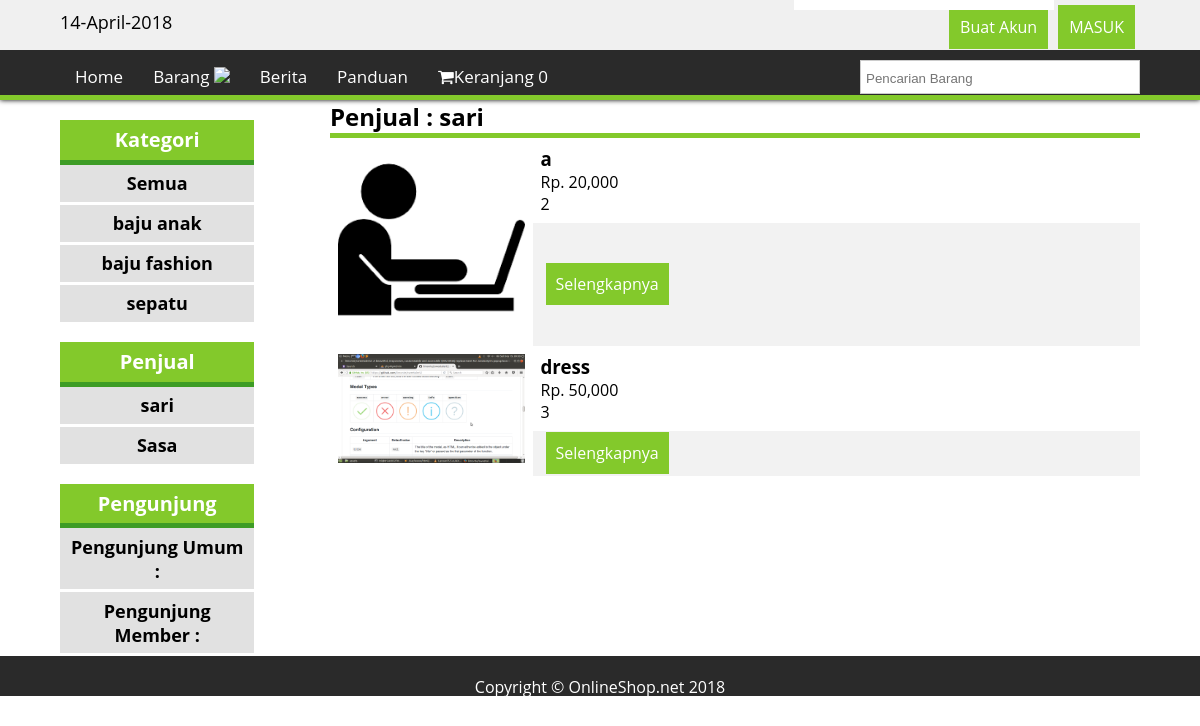
Page /pages/index.php?hal=kat&t=suplier&id_pen=1 on the committed database.
### tables this page shows
CREATE TABLE `tb_penjual` (
  `id_pen` int(11) NOT NULL,
  `penjual` varchar(100) NOT NULL,
  `telp` varchar(20) NOT NULL,
  `ket` text NOT NULL,
  `alamat` varchar(100) NOT NULL
);

CREATE TABLE `tb_barang` (
  `id_barang` int(11) NOT NULL,
  `nama` varchar(100) NOT NULL,
  `id_pen` int(11) NOT NULL,
  `id_kat` int(11) NOT NULL,
  `harga` int(11) NOT NULL,
  `stok` int(11) NOT NULL,
  `deskripsi` text NOT NULL,
  `tags` text NOT NULL,
  `status` varchar(20) NOT NULL,
  `foto` varchar(255) NOT NULL,
  `tanggal` date NOT NULL,
  `ukuran1` varchar(30) NOT NULL,
  `ukuran2` varchar(30) NOT NULL,
  `ukuran3` varchar(30) NOT NULL,
  `ukuran4` varchar(30) NOT NULL
);

CREATE TABLE `tb_kategori` (
  `id_kat` int(11) NOT NULL,
  `kategori` varchar(100) NOT NULL,
  `isparent` int(11) NOT NULL
);

### lib/class-Ff.php (called while the page is built, shortened)
<?php
class Fungsi{
	function get($p,$a=""){
		return isset($_GET["$p"])?$_GET["$p"]:"$a";
	}
	function rp($duit){
		return "Rp. ".number_format($duit);
	}
}
$ff = new Fungsi();
?>

### lib/class-Db.php (called while the page is built, shortened)
<?php
 class Db{
    var $db=null;
    public function __construct()
    {
        try {
            $this->db=new PDO("mysql:host=localhost;dbname=dbpos","root","1234");
            $this->db->setAttribute(PDO::ATTR_ERRMODE,PDO::ERRMODE_EXCEPTION);
        } catch (PDOException $e) {
            die("Connection Error :".$e->getMessage());
        }
    }
    function select($t,$f="*"){
        $query=$this->db->prepare("select $f from $t");
        $query->execute();
        return $query;
    }
}
    $odb=new Db();
?>

### pages/index.php (the view, shortened to what this page needs)
<?php
    include_once "../lib/class-Ff.php";
    include_once "../lib/class-Db.php";
?>
    <!DOCTYPE html>
    <html>
    <head>
        <link rel="stylesheet" type=" text/css" href="../style/format.css">
        <link rel="stylesheet" href="https://maxcdn.bootstrapcdn.com/font-awesome/4.1.0/css/font-awesome.min.css">
        <link rel="stylesheet" type="text/css" href="../style/admin.css">
    </head>
    <body>
        <div class="wrapper">
            <header class="main-header">
                <div class="header2">
                    <div class="batas">
                        <a href="." class="menu_link"> Home </a>
                        <a href="#" class="menu_link" id="bb"> Barang <img src="images/panah.jpg" width="10"> </a>
                        <a href="?hal=dberita" class="menu_link"> Berita</a>
                        <a href="?hal=panduan" class="menu_link"> Panduan</a>
                        <form id="form1" name="form1" method="post" class="cari" action="cari_s.php">
                            <label>
                                <input type="text" name="c" placeholder="Pencarian Barang" class="textcari" id="c">
                            </label>
                        </form>
                        <?php
                            $jumlah=0;
                        ?>
                        <a href="?hal=keranjang" class="menu_link"><i class="fa fa-shopping-cart" aria-hidden="true"></i>Keranjang <?=$jumlah?></a>
                    </div>
                </div>
                <div class="header1">
                    <div class="batas">
                        <span style="float: left; font-size:18px; margin-top: 10px;">
                            <?php
                                echo date("d-F-Y");
                            ?>
                        </span>
                        <?php
                            if (! isset($_SESSION['user'])) {
                        ?>
                        <a href="?hal=buat" class="masuk">MASUK</a>
                        <a href="?hal=buat" class="masuk"> Buat Akun</a>
                        <?php
                            } else {
                        ?>
                        <a href="?hal=akun" id="aa" class="masuk">Menu Akun</a>
                        <a href="logout.php" class="masuk">Logout</a>
                        <?php } ?>
                        <div class="kanan">
                            <div id="akun" style="position: fixed; padding: 5px; width: 260px; z-index: 5, float:right; background: #FFF;">
                            </div>
                        </div>
                    </div>
                </div>
                <div id="men"></div>
            </header>
            <?php
                $hal= $ff->get("hal");
                if ($hal=="") {
                    include_once "home.php";
                } else {
                    include_once "$hal.php";
                }
            ?>
            <aside class="main-sidebar">
                <div class="batas">
                    <div class="kat">
                        <?php
                            if ($hal == "akun") {
                        ?>
                            <h3>Menu Akun</h3>
                            <a href="?hal=profile"><h4>Profile</h4></a>
                            <a href="?hal=pesanan"><h4>Pesanan</h4></a>
                            <a href="?hal=ulasan"><h4>Ulasan</h4></a>
                            <a href="?hal=logout"><h4>Log Out</h4></a>
                        <?php
                            } else {
                        ?>
                            <h3>Kategori</h3>
                            <a href="?hal=kat&t=kategori"><h4>Semua</h4></a>
                            <?php
                                $r = $odb->select("tb_kategori order by id_kat limit 4");
                                while ($a = $r->fetch()) {
                            ?>
                            <a href=".?hal=kat&t=kategori&id_kat=<?php echo $a['id_kat'];?>"><h4><?php echo $a['kategori']; ?></h4></a>
                            <?php } ?>
                            <h3>Penjual</h3>
                            <?php
                                $r = $odb->select("tb_penjual order by id_pen limit 4");
                                while ($a = $r->fetch()) {
                            ?>
                            <a href="?hal=kat&t=suplier&id_pen=<?php echo $a['id_pen'];?>"><h4><?php echo $a['penjual'] ?></h4></a>
                            <?php } ?>
                            <h3>Pengunjung</h3>
                            <h4>Pengunjung Umum : <?php  ?></h4>
                            <h4>Pengunjung Member : <?php  ?></h4>
                        <?php
                            }
                        ?>
                    </div>
                </div>
            </aside>
            <footer id="footer">
                <center>
                    Copyright &copy; OnlineShop.net 2018
                </center>
            </footer>
        </div>
    </body>
    </html>

### pages/kat.php (shortened to what this page needs)
<?php
    $t = $ff->get("t");
?>
    <div class="batas">
        <div class="content-wrapper">
<?php
    if ($t == "kategori") {
        $id_kat = $ff->get("id_kat");
            if ($id_kat=="") {
                $query = $odb->select("tb_barang");
                $ket = "semua";
            } else {
                $query = $odb->select("tb_barang where id_kat = '$id_kat' ");
                $q = $odb->select("tb_kategori where id_kat='$id_kat'");
                $d = $q->fetch();
                $ket = $d['kategori'];
            }
?>
<h2>Kategori : <?=$ket?></h2>
<table border="0" width="100%">
    <?php
        while ($data = $query->fetch()) {
    ?>
    <tr>
        <td width="25%" rowspan="2" valign="top"> <img src="../images/<?= $data['foto']?>" width="100%" /> </td>
        <td width="78%" height="20">
            <h3><?=$data['nama'];?></h3>
            <i><?=$ff->rp($data['harga']);?></i> <br />
            <?=$data['stok'];?> <br />
        </td>
    </tr>
    <tr>
        <td>
            <p> <a href="?hal=detil_b&id_barang=<?= $data['id_barang'];?>" class="tombol">Selengkapnya</a> </p>
        </td>
    </tr>
    <?php
        }
    ?>
</table>
    <?php
    } else {
            $id_pen = $ff->get("id_pen");
            $query = $odb->select("tb_barang where id_pen = '$id_pen'");
            $q = $odb->select("tb_penjual where id_pen = '$id_pen'");
            $d = $q->fetch();
            $pen = $d['penjual'];
    ?>
    <h2> Penjual : <?=$pen?></h2>
    <table border="0" width="100%">
        <?php
            while ($data = $query->fetch()) {
        ?>
        <tr>
            <td width="25%" rowspan="2" valign="top"> <img src="../images/<?=$data['foto']?>" width="100%" /> </td>
            <td width="78%" height="20">
                <h3><?=$data['nama'];?></h3>
                <p><?=$ff->rp($data['harga']);?> <br>
                    <?=$data['stok'];?>
                </p>
            </td>
        </tr>
        <tr>
            <td>
                <p> <a href="?hal=detil_b&id_barang=<?=$data['id_barang'];?>" class="tombol">Selengkapnya</a> </p>
            </td>
        </tr>
        <?php
            }
        }
    j    ?>
    </table>
        </div>
    </div>

### style/format.css (style rules this page uses)
body { font-family : Corbel; margin : 0px; padding : 0px; }
.wrapper { min-height : 100%; position : static; overflow : hidden; }
.header2 { background : #2a2a2a; width : 100%; height : 50px; z-index : 5; position : fixed; margin-top : 50px; box-shadow : 0px 0px 5px rgba(0,0,0,1); color : #fff; border-bottom : 5px solid #83c92b; }
.header1 { width : 100%; height : 50px; background : #f0f0f0; z-index : 5; position : fixed; }
.batas { width : 90%; margin : auto; }
.menu_link { background : none; padding : 15px; float : left; font-size : 17px; text-decoration : none; color: #FFF; }
.cari { background : #fff; padding : 5px; float : right; width : 280px; border : #CCC 1px solid; margin-top : 10px; }
.textcari { border : none; outline : none; width : 250px; }
.masuk { background : #83c92b; padding : 10px; font-size : 16px; float : right; color : #fff; margin : 5px; text-decoration :none; border : 1px solid transparent; }
#men { height : 100px; width : 100%; }
h2 { font-size : 24px; border-bottom : #83c92b 5px solid; }
.tombol { background : #83c92b; padding : 10px; margin : 5px; font-size : 16px; border : none; text-decoration : none; color : #fff; }
.kanan { float : right; width : 150px; }
.kat { float : left; width : 20%; }
.kat h3 { width : 90%; padding : 3%; background : #83c92b; font-size : 20px; color : #fff; text-align : center; margin : 0px; margin-top : 20px; border-bottom : 5px solid #3D9C25; }
.kat h4 { width : 90%; padding : 3%; background : #E1E1E1; font-size : 18px; color : #000; margin : 0px; text-align : center; margin-bottom : 3px; }
.kat a { text-decoration :none; }
#footer { background : #2a2a2a; width : 100%; color : #FFF; float : left; height : 30px; padding-top : 20px; padding-bottom : 20px; }
.content-wrapper { width : 75%; float : right; }

### style/admin.css (style rules this page uses)
* { margin: 0; padding: 0; box-sizing: border-box; }
body { font-family: 'Open Sans'; }
a { text-decoration: none; }
table { border-collapse: collapse; width: 100%; }
th, td { text-align: left; padding: 8px; }
tr:nth-child(even) { background-color: #f2f2f2; }

### rows in the picture
tb_penjual: penjual "sari"
tb_barang: foto (picture), nama "a", harga "Rp. 20,000", stok "2"
tb_barang: foto (picture), nama "dress", harga "Rp. 50,000", stok "3"
tb_kategori: kategori "baju anak"
tb_kategori: kategori "baju fashion"
tb_kategori: kategori "sepatu"
tb_penjual: penjual "Sasa"

### other values in the picture
$jumlah "0"
